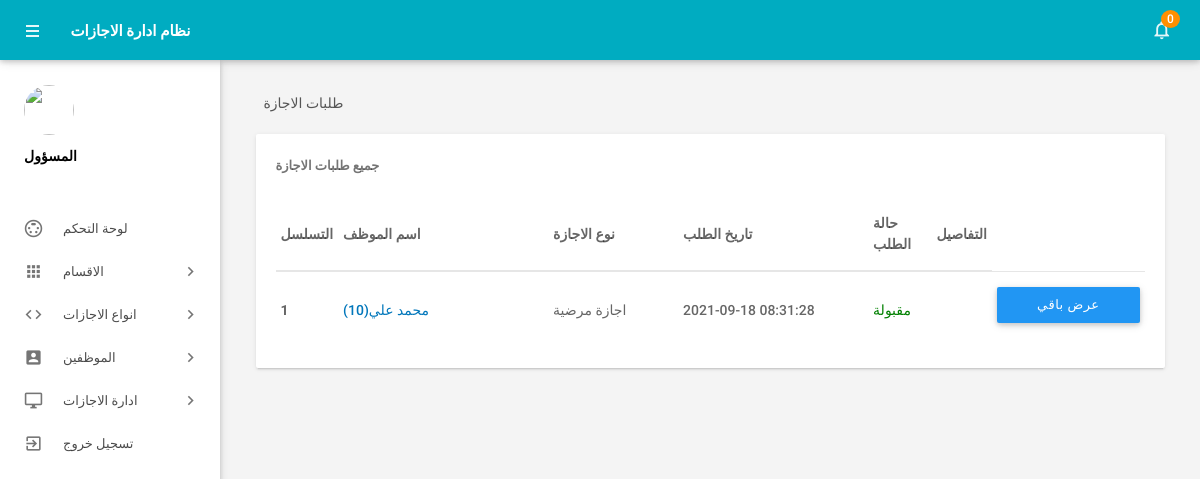
The page /admin/leaves.php (signed in) on the database its author committed.
### tables this page shows
CREATE TABLE `tblleaves` (
  `id` int(11) NOT NULL,
  `LeaveType` varchar(110) NOT NULL,
  `ToDate` varchar(120) NOT NULL,
  `FromDate` varchar(120) NOT NULL,
  `Description` mediumtext NOT NULL,
  `PostingDate` timestamp NOT NULL DEFAULT current_timestamp(),
  `AdminRemark` mediumtext DEFAULT NULL,
  `AdminRemarkDate` varchar(120) DEFAULT NULL,
  `Status` int(1) NOT NULL,
  `IsRead` int(1) NOT NULL,
  `empid` int(11) DEFAULT NULL
);

CREATE TABLE `tblemployees` (
  `id` int(11) NOT NULL,
  `EmpId` varchar(100) NOT NULL,
  `FirstName` varchar(150) NOT NULL,
  `LastName` varchar(150) NOT NULL,
  `EmailId` varchar(200) NOT NULL,
  `Password` varchar(180) NOT NULL,
  `Gender` varchar(100) NOT NULL,
  `Dob` varchar(100) NOT NULL,
  `Department` varchar(255) NOT NULL,
  `Address` varchar(255) NOT NULL,
  `City` varchar(200) NOT NULL,
  `Country` varchar(150) NOT NULL,
  `Phonenumber` char(11) NOT NULL,
  `Status` int(1) NOT NULL,
  `RegDate` timestamp NOT NULL DEFAULT current_timestamp()
);

### admin/leaves.php (the view, shortened to what this page needs)
<?php
include('includes/config.php');
if(strlen($_SESSION['alogin'])==0)
    {
header('location:index.php');
}
else{
 ?>
<!DOCTYPE html>
<html lang="en">
    <head>
        <link type="text/css" rel="stylesheet" href="../assets/plugins/materialize/css/materialize.min.css"/>
        <link href="../assets/plugins/material-preloader/css/materialPreloader.min.css" rel="stylesheet">
        <link href="../assets/plugins/datatables/css/jquery.dataTables.min.css" rel="stylesheet">
                <link href="../assets/plugins/google-code-prettify/prettify.css" rel="stylesheet" type="text/css"/>
        <link href="../assets/css/alpha.min.css" rel="stylesheet" type="text/css"/>
        <link href="../assets/css/custom.css" rel="stylesheet" type="text/css"/>
    </head>
    <body>
       <?php include('includes/header.php');?>
       <?php include('includes/sidebar.php');?>
            <main class="mn-inner">
                <div class="row">
                    <div class="col s12">
                        <div class="page-title">طلبات الاجازة</div>
                    </div>
                    <div class="col s12 m12 l12">
                        <div class="card">
                            <div class="card-content">
                                <span class="card-title">جميع طلبات الاجازة</span>
                                <table id="example" class="display responsive-table ">
                                    <thead>
                                        <tr>
                                            <th>التسلسل</th>
                                            <th width="200">اسم الموظف</th>
                                            <th width="120">نوع الاجازة</th>
                                             <th width="180">تاريخ الطلب</th>
                                            <th>حالة الطلب</th>
                                            <th align="center">التفاصيل</th>
                                        </tr>
                                    </thead>
                                    <tbody>
<?php $sql = "SELECT tblleaves.id as lid,tblemployees.FirstName,tblemployees.LastName,tblemployees.EmpId,tblemployees.id,tblleaves.LeaveType,tblleaves.PostingDate,tblleaves.Status from tblleaves join tblemployees on tblleaves.empid=tblemployees.id order by lid desc";
$query = $dbh -> prepare($sql);
$query->execute();
$results=$query->fetchAll(PDO::FETCH_OBJ);
$cnt=1;
if($query->rowCount() > 0)
{
foreach($results as $result)
{
      ?>
                                        <tr>
                                            <td> <b><?php echo htmlentities($cnt);?></b></td>
                                              <td><a href="editemployee.php?empid=<?php echo htmlentities($result->id);?>" target="_blank"><?php echo htmlentities($result->FirstName." ".$result->LastName);?>(<?php echo htmlentities($result->EmpId);?>)</a></td>
                                            <td><?php echo htmlentities($result->LeaveType);?></td>
                                            <td><?php echo htmlentities($result->PostingDate);?></td>
                                                                       <td><?php $stats=$result->Status;
if($stats==1){
                                             ?>
                                                 <span style="color: green">مقبولة</span>
                                                 <?php } if($stats==2)  { ?>
                                                <span style="color: red">غير مقبولة</span>
                                                 <?php } if($stats==0)  { ?>
 <span style="color: blue">قيد المراجعة</span>
 <?php } ?>
                                             </td>
          <td>
           <td><a href="leave-details.php?leaveid=<?php echo htmlentities($result->lid);?>" class="waves-effect waves-light btn blue m-b-xs"  > عرض باقي التفاصيل</a></td>
                                    </tr>
                                         <?php $cnt++;} }?>
                                    </tbody>
                                </table>
                            </div>
                        </div>
                    </div>
                </div>
            </main>
        </div>
        <div class="left-sidebar-hover"></div>
    </body>
</html>
<?php } ?>

### rows shown on the page
tblleaves: tblemployees.FirstName+LastName "محمد علي", tblemployees.EmpId "10", LeaveType "اجازة مرضية", PostingDate "2021-09-18 08:31:28", Status "مقبولة"

### other values the page prints
$unreadcount "0"
